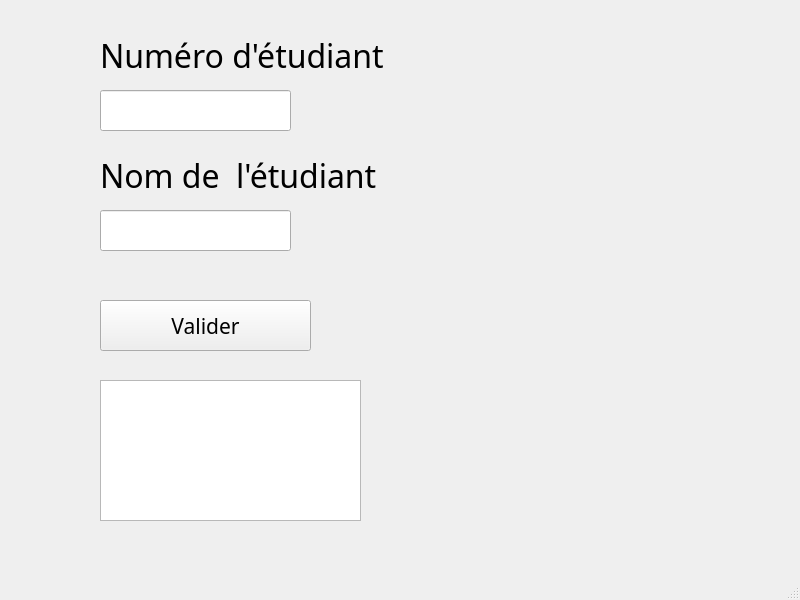
<?xml version="1.0" encoding="UTF-8"?>
<ui version="4.0">
 <class>MainWindow</class>
 <widget class="QMainWindow" name="MainWindow">
  <property name="geometry">
   <rect>
    <x>0</x>
    <y>0</y>
    <width>800</width>
    <height>600</height>
   </rect>
  </property>
  <property name="font">
   <font>
    <family>Agency FB</family>
   </font>
  </property>
  <property name="windowTitle">
   <string>MainWindow</string>
  </property>
  <widget class="QWidget" name="centralwidget">
   <widget class="QLineEdit" name="lineEdit_num_etudiant">
    <property name="geometry">
     <rect>
      <x>100</x>
      <y>90</y>
      <width>191</width>
      <height>41</height>
     </rect>
    </property>
    <property name="font">
     <font>
      <pointsize>24</pointsize>
     </font>
    </property>
    <property name="text">
     <string/>
    </property>
   </widget>
   <widget class="QLabel" name="label_num_etudiant">
    <property name="geometry">
     <rect>
      <x>100</x>
      <y>40</y>
      <width>311</width>
      <height>31</height>
     </rect>
    </property>
    <property name="font">
     <font>
      <pointsize>24</pointsize>
     </font>
    </property>
    <property name="text">
     <string>Numéro d'étudiant</string>
    </property>
   </widget>
   <widget class="QLabel" name="label_nom_etudiant">
    <property name="geometry">
     <rect>
      <x>100</x>
      <y>160</y>
      <width>311</width>
      <height>31</height>
     </rect>
    </property>
    <property name="font">
     <font>
      <family>Agency FB</family>
      <pointsize>24</pointsize>
     </font>
    </property>
    <property name="text">
     <string>Nom de  l'étudiant</string>
    </property>
   </widget>
   <widget class="QLineEdit" name="lineEdit_nom_etudiant">
    <property name="geometry">
     <rect>
      <x>100</x>
      <y>210</y>
      <width>191</width>
      <height>41</height>
     </rect>
    </property>
    <property name="font">
     <font>
      <pointsize>24</pointsize>
     </font>
    </property>
    <property name="text">
     <string/>
    </property>
   </widget>
   <widget class="QPushButton" name="pushButton">
    <property name="geometry">
     <rect>
      <x>100</x>
      <y>300</y>
      <width>211</width>
      <height>51</height>
     </rect>
    </property>
    <property name="font">
     <font>
      <pointsize>16</pointsize>
     </font>
    </property>
    <property name="text">
     <string>Valider</string>
    </property>
   </widget>
   <widget class="QTextBrowser" name="textBrowser">
    <property name="geometry">
     <rect>
      <x>100</x>
      <y>380</y>
      <width>261</width>
      <height>141</height>
     </rect>
    </property>
   </widget>
   <widget class="QLabel" name="label_erreure">
    <property name="geometry">
     <rect>
      <x>420</x>
      <y>90</y>
      <width>241</width>
      <height>31</height>
     </rect>
    </property>
    <property name="font">
     <font>
      <family>Arial Narrow</family>
      <pointsize>16</pointsize>
     </font>
    </property>
    <property name="text">
     <string/>
    </property>
   </widget>
  </widget>
  <widget class="QMenuBar" name="menubar">
   <property name="geometry">
    <rect>
     <x>0</x>
     <y>0</y>
     <width>800</width>
     <height>21</height>
    </rect>
   </property>
  </widget>
  <widget class="QStatusBar" name="statusbar"/>
 </widget>
 <resources/>
 <connections/>
</ui>
